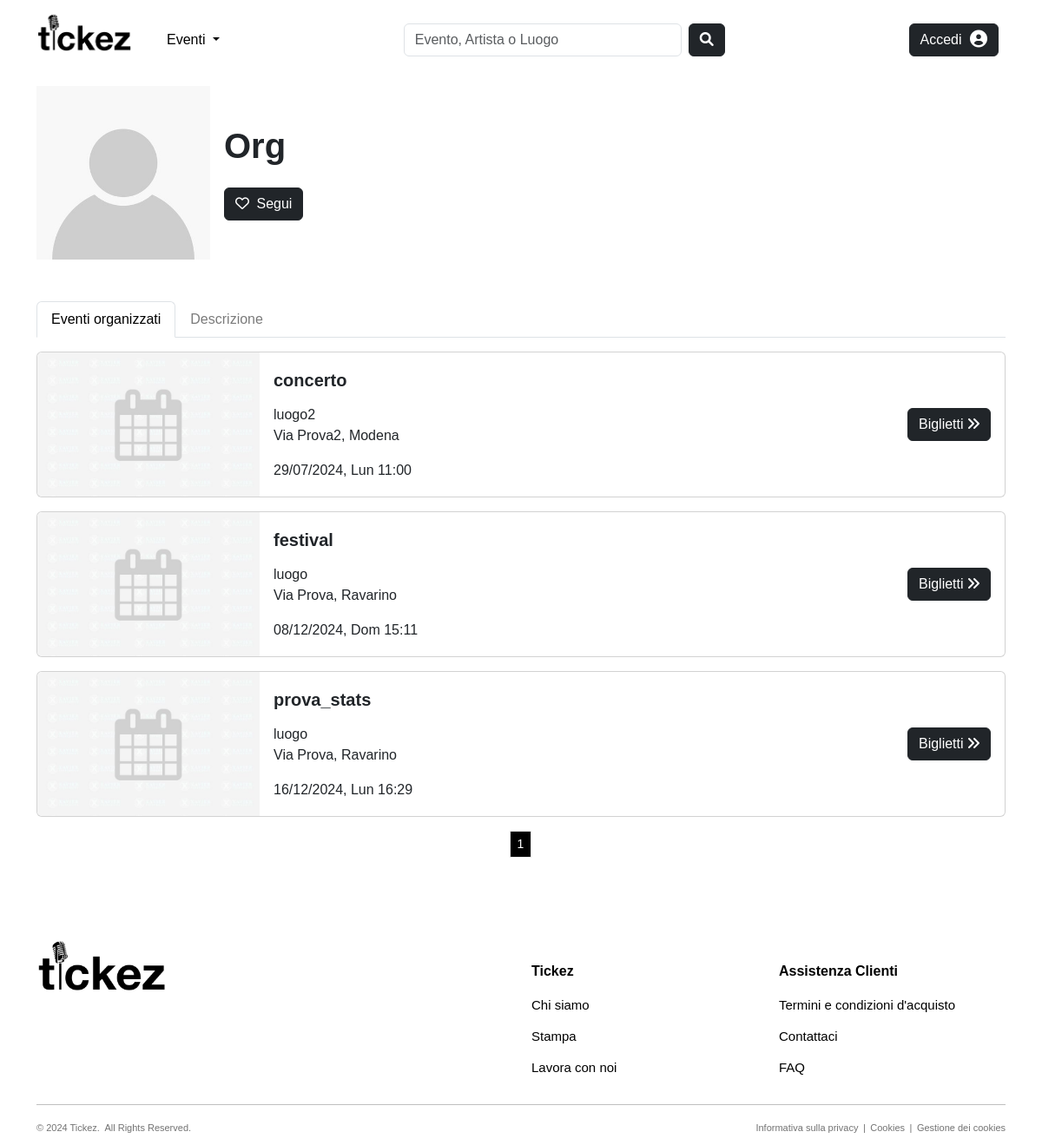
Before: /users/artists/org-5/ with the older database file.
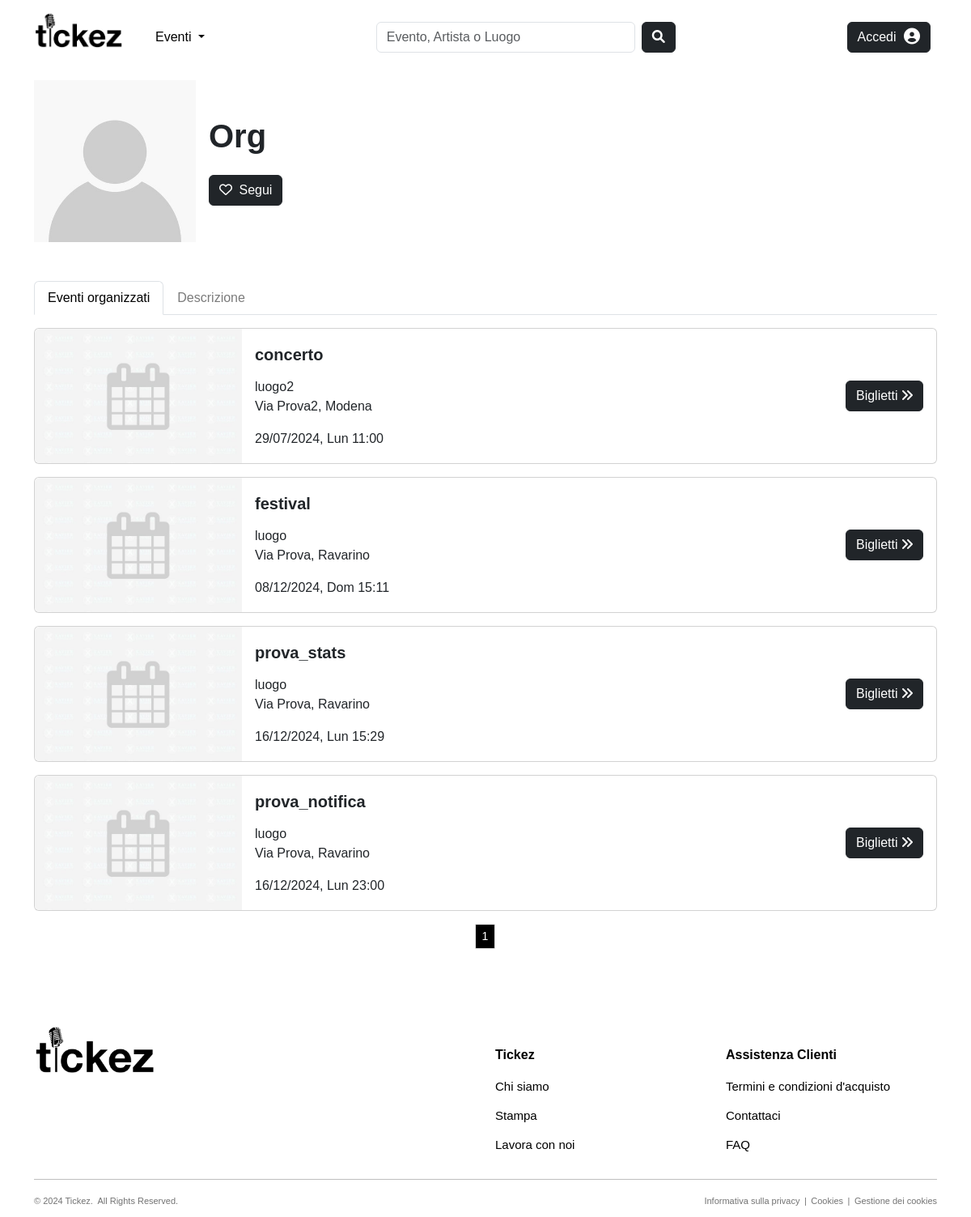
After: the same page with the newer database file.
### users/models.py (models this page shows, shortened)
class Organizzatore(models.Model):
    nome = models.CharField(max_length=50, null=False, blank=False)
    slug = models.SlugField(max_length=100, null=False, blank=True, unique=True)
    email = models.EmailField(max_length=255, null=False, blank=False, unique=True)
    descrizione = models.TextField(null=True, blank=True, default='')
    immagine_profilo = models.ImageField(null=True, blank=True, upload_to="images/organizers")
    user = models.OneToOneField(User, on_delete=models.CASCADE)
    followers = models.ManyToManyField(Utente, blank=True, default=None, related_name='organizzatori_preferiti')
    @property # trasforma un metodo di una classe in un attributo di sola lettura
    def immagine_profilo_url(self):
        if self.immagine_profilo and hasattr(self.immagine_profilo, 'url'):
            return self.immagine_profilo.url
        else:
            return join(settings.STATIC_URL, 'images/defaults/default_user.jpg')
    class Meta:
        verbose_name_plural = 'Organizzatori'

### products/models.py (models this page shows, shortened)
class Evento(models.Model):
    CATEGORY_CHOICES = [('Concerti', 'Concerti'), ('Festival', 'Festival'), ('Teatro', 'Teatro')]
    nome = models.CharField(max_length=100, null=False, blank=False)
    slug = models.SlugField(max_length=200, null=False,  blank=True, unique=True)
    categoria = models.CharField(max_length=100, choices=CATEGORY_CHOICES, null=False, blank=False)
    data_ora = models.DateTimeField(null=False, blank=False, default=timezone.now)
    locandina = models.ImageField(null=True, blank=True, upload_to="images/events")
    descrizione = models.TextField(null=True, blank=True, default='')
    visualizzazioni = models.IntegerField(null=True, blank=True, default=0)
    organizzatore = models.ForeignKey(to='users.Organizzatore', on_delete=models.CASCADE, null=False, blank=False, related_name='eventi_organizzati')
    luogo = models.ForeignKey(to='common.Luogo', on_delete=models.CASCADE, null=False, blank=False, related_name='eventi_programmati')
    followers = models.ManyToManyField(to='users.Utente', blank=True, default=None, related_name='eventi_preferiti')
    @property # trasforma un metodo di una classe in un attributo di sola lettura
    def locandina_url(self):
        if self.locandina and hasattr(self.locandina, 'url'):
            return self.locandina.url
        else:
            return join(settings.STATIC_URL, 'images/defaults/default_event.jpg')
    def get_absolute_url(self):
        return reverse("products:event-details", kwargs={"slug": self.slug, "pk": self.pk})
    class Meta:
        verbose_name_plural = 'Eventi'

### common/models.py (models this page shows, shortened)
class Luogo(models.Model):
    nome = models.CharField(max_length=50, null=False, blank=False)
    slug = models.SlugField(max_length=200, null=False, blank=True, unique=True)
    indirizzo = models.CharField(max_length=255, null=False, blank=False)
    citta = models.CharField(max_length=100, null=False, blank=False)
    capienza_persone = models.PositiveIntegerField(null=False, blank=False)
    immagine = models.ImageField(null=True, blank=True, upload_to="images/venues")
    followers = models.ManyToManyField(to='users.Utente', blank=True, default=None, related_name='luoghi_preferiti')
    affittuari = models.ManyToManyField(to='users.Organizzatore', blank=True, default=None, related_name='luoghi_affittati')
    class Meta:
        verbose_name_plural = 'Luoghi'

### users/views.py (the view)
# urls.py: path('artists/<slug:slug>-<int:pk>/', views.ArtistDetailView.as_view(), name="artist-details"),
class ArtistDetailView(DetailView):
    model = Organizzatore
    template_name = "users/artist_details.html"
    paginate_by = 4
    def dispatch(self, request, *args, **kwargs):
        try:
            return super().dispatch(request, *args, **kwargs)
        except Http404:
            return redirect('404')
    def get_object(self, queryset=None):
        slug = self.kwargs.get('slug')
        pk = self.kwargs.get('pk')
        return get_object_or_404(Organizzatore, slug=slug, pk=pk)
    def get_context_data(self, **kwargs):
        context = super().get_context_data(**kwargs)
        context['title'] = self.object.nome
        events = self.object.eventi_organizzati.order_by('data_ora')
        paginator = Paginator(events, self.paginate_by)
        events = paginator.get_page(self.request.GET.get('page'))
        context['planned_events'] = events
        return context

### common/context_processors.py (called while the page is built, shortened)
def notifications(request):
    notifications = []
    unread_count = 0
    return {
        'notifications': notifications,
        'unread_count': unread_count,
    }

### users/templates/users/artist_details.html (shortened to what this page needs)
{% extends "users/base_users.html" %}
{% load static %}
{% load crispy_forms_tags %}
{% load tz %}
{% block content %}
<div class="container">
  <div class="d-flex align-items-center mb-5">
    <div class="me-3" style="width: 200px; height: 200px;">
        <img src="{{ object.immagine_profilo_url }}" style="width: 100%; height: 100%; object-fit: cover;">
    </div>
    <div style="flex-grow: 1; max-width: calc(100% - 220px);">
        <h1 class="mb-3" style="font-weight:600; word-break: break-word;">{{ object.nome }}</h1>
        {% if request.user.utente or request.user.is_superuser or not request.user.is_authenticated %}
        <form method="POST" action="{% url 'users:toggle-follow' entity_type='organizzatore' entity_pk=object.id %}"> {% csrf_token %}
            <button type="submit" class="btn {% if request.user.utente in object.followers.all %}btn-secondary{% else %}btn-dark{% endif %} mt-2">
                {% if request.user.utente in object.followers.all %}
                    <i class="fas fa-heart me-1"></i> Seguito
                {% else %}
                    <i class="far fa-heart me-1"></i> Segui
                {% endif %}
            </button>
        </form>
        {% endif %}
    </div>
  </div>
    <ul class="nav nav-tabs" id="myTab" role="tablist">
      <li class="nav-item" role="presentation">
        <button class="nav-link active" id="events-tab" data-bs-toggle="tab" data-bs-target="#events" type="button" role="tab" aria-controls="events" aria-selected="false">Eventi organizzati</button>
      </li>
      <li class="nav-item" role="presentation">
        <button class="nav-link" id="description-tab" data-bs-toggle="tab" data-bs-target="#description" type="button" role="tab" aria-controls="description" aria-selected="true">Descrizione</button>
      </li>
    </ul>
    <div class="tab-content">
      <div class="tab-pane mt-3 active" id="events" role="tabpanel" aria-labelledby="events-tab">
        {% if planned_events %}
        {% for e in planned_events %}
        <div class="card mb-3">
            <div class="row g-0">
                <div class="col-4" style="max-width: 256px;">
                    <img src="{{ e.locandina_url }}" class="img-fluid rounded-start" alt="{{ e.nome }}" style="width: 256px; height:166px;">
                </div>
                <div class="col-7">
                    <div class="card-body">
                        <h5 class="card-title mt-1 mb-2" style="font-weight:600; white-space: nowrap; overflow: hidden; text-overflow: ellipsis">{{ e.nome }}</h5>
                        <p class="card-text">{{ e.luogo.nome }}<br>{{e.luogo.indirizzo}}, {{e.luogo.citta}}</p>
                        <p class="card-text">{{e.data_ora|date:"d/m/Y, l"|slice:":15"}} {{e.data_ora|time:"H:i"}}</p>
                    </div>
                </div>
                <div class="card-body col-1 d-flex align-items-center justify-content-end">
                        <a href="{{ e.get_absolute_url }}" class="btn btn-dark">Biglietti <i class="fa fa-angle-double-right" aria-hidden="true"></i></a>
                </div>
            </div>
        </div>
        {% endfor %}
        <nav aria-label="Page navigation">
            <ul class="pagination pagination-sm justify-content-center">
                {% for num in planned_events.paginator.page_range %}
                    {% if planned_events.number == num %}
                        <li class="page-item active" aria-current="page">
                            <span class="page-link">{{ num }}</span>
                        </li>
                    {% elif num > planned_events.number|add:'-2' and num < planned_events.number|add:'2' %}
                        <li class="page-item">
                            <a class="page-link" href="?page={{ num }}">{{ num }}</a>
                        </li>
                    {% endif %}
                {% endfor %}
            </ul>
        </nav>
        {% else %}
            <p>Nessun evento organizzato.</p>
        {% endif %}
      </div>
    </div>
</div>
{% endblock %}

### users/templates/users/base_users.html
{% extends 'base.html' %}
{% load static %}
{% load crispy_forms_tags %}
{% load tz %}

### templates/base.html (shortened to what this page needs)
{% load static %}
{% load crispy_forms_tags %}
{% load tz %}
<!DOCTYPE html>
<html lang="en">
  <head>
    <link rel="stylesheet" href="https://cdn.jsdelivr.net/npm/bootstrap@5.3.3/dist/css/bootstrap.min.css"/>
    <link rel="stylesheet" type="text/css" href="{% static 'css/style.css' %}" />
    <link rel="stylesheet" href="https://cdnjs.cloudflare.com/ajax/libs/font-awesome/6.0.0-beta3/css/all.min.css">
    <link rel="stylesheet" href="https://cdnjs.cloudflare.com/ajax/libs/bootstrap-datepicker/1.9.0/css/bootstrap-datepicker.min.css">
  </head>
  <body>
    {% include 'navbar.html' %}
    <br/>
    {% block content %} {% endblock %}
    <br/><br/>
    {% include 'footer.html' %}
  </body>
</html>

### templates/navbar.html (shortened to what this page needs)
{% load tz %}
<nav class="navbar navbar-light" style="background-color: #ffffff; padding:10px 30px;">
    <div class="container-fluid d-flex justify-content-between align-items-end">
        <div class="d-flex align-items-end">
            <a class="navbar-brand" href="/">
                <img src="/static/images/tickez_logo.jpg" alt="tickez logo" width="110">
            </a>
            <div class="dropdown d-inline ms-4" style="margin-bottom: 7px;">
                <a style="color: black;" class="nav-link dropdown-toggle" href="#" role="button" data-bs-toggle="dropdown" aria-expanded="false">
                    Eventi
                </a>
            </div>
        </div>
        <div>
            <form id="searchFormNavbar" class="d-flex w-100 ms-3 me-3" method="GET" action="{% url 'common:search-results' %}">
                <input class="form-control me-2" type="search" name="keywords" placeholder="Evento, Artista o Luogo" aria-label="Search" style="width: 320px;">
                <button class="btn btn-dark" type="submit"><i class="fas fa-search"></i></button>
            </form>
        </div>
        <div>
            {% if user.is_authenticated %}
            <div class="btn-group me-2">
                <button class="btn btn-dark rounded-end" type="button" data-bs-toggle="dropdown" aria-expanded="false">
                    <i class="fas fa-bell position-relative" style="position: relative;">
                        {% if unread_count > 0 %}
                            <span class="notification-badge" style="position: absolute; top: -4px; right: -2px; width: 9px; height: 9px; background-color: red; border-radius: 50%;"></span>
                        {% endif %}
                    </i>
                </button>
                <ul class="dropdown-menu dropdown-menu-end">
                    {% for notification in notifications %}
                        <li>
                            <div class="d-flex justify-content-between align-items-center">
                                <a class="dropdown-item" href="{{ notification.evento.get_absolute_url }}" {% if not notification.letta %}style="font-weight: bold;"{% endif %}>
                                    {{ notification.testo }}
                                </a>
                                <span class="text-muted me-3" style="font-size: smaller; font-size: 11px; white-space: nowrap;">{{ notification.data_ora|timezone:"Europe/Rome"|date:"d/m/Y H:i" }}</span>
                            </div>
                        </li>
                    {% empty %}
                        <li class="dropdown-item">Nessuna notifica</li>
                    {% endfor %}
                </ul>
            </div>
            <a href={% if user.is_superuser %}"{% url 'users:admin-profile' %}"{% else %}"{% url 'users:profile' %}"{% endif %} class="btn btn-dark me-2">
                <span style="margin-right: 5px;">{{ user }}</span>
                <i class="fas fa-user-circle fa-lg"></i>
            </a>
            <form id="logout-form" method="POST" action="{% url 'users:logout' %}" style="display: inline;">
                {% csrf_token %}
                <button type="submit" class="btn btn-dark">
                    <i class="fas fa-sign-out-alt"></i>
                </button>
            </form>
            {% else %}
            <a href="{% url 'users:login' %}" class="btn btn-dark me-2">
                <span style="margin-right: 5px;">Accedi</span>
                <i class="fas fa-user-circle fa-lg"></i>
            </a>
            {% endif %}
        </div>
    </div>
</nav>

### templates/footer.html
<footer class="site-footer">
    <div class="container">
      <div class="row">
        <div class="col-md-6 col-sm-12">
          <a href="/"><img width="150" heigth="150" src="/static/images/tickez_logo.jpg"/></a>
        </div>
        <div class="col-md-3 col-xs-12">
          <h6>Tickez</h6>
          <ul class="footer-links">
            <li><p>Chi siamo</p></li>
            <li><p>Stampa</p></li>
            <li><p>Lavora con noi</p></li>
          </ul>
        </div>
        <div class="col-md-3 col-xs-12">
          <h6>Assistenza Clienti</h6>
          <ul class="footer-links">
            <li><p>Termini e condizioni d'acquisto</p></li>
            <li><p>Contattaci</p></li>
            <li><p>FAQ</p></li>
          </ul>
        </div>
      </div>
      <hr>
    </div>
    <div class="container">
      <div class="row">
        <div class="col-md-6 col-xs-12">
          <p class="copyright-text">&copy; 2024 Tickez.&ensp;All Rights Reserved.</p>
        </div>
        <div class="col-md-6 col-xs-12">
            <p class="cookies-text">Informativa sulla privacy&ensp;|&ensp;Cookies&ensp;|&ensp;Gestione dei cookies</p>
        </div>
      </div>
    </div>
</footer>

### static/css/style.css (style rules this page uses)
body { font-family: 'Helvetica', 'Arial', sans-serif; }
.page-link { background-color: #ffffff; color: #000000; border-color:#e7e7e7; }
.page-item.active .page-link { background-color: #000000; color: #ffffff; border-color:#e7e7e7; }
.nav-link { color: #7b7b7b; }
.site-footer { background-color:#ffffff; padding:30px 0 10px; font-size:15px; line-height:20px; color:#000000; }
.site-footer h6 { color:#000000; font-weight:600; font-size:16px; margin-top:27px; margin-bottom:20px; }
.footer-links { padding-left:0; list-style:none }
.footer-links li { display:block }
.copyright-text { font-size:11px; color:#737373; margin:0 }
.cookies-text { font-size:11px; color:#737373; margin:0 }
@media (min-width: 768px) { .cookies-text { text-align: right; } }

Changed rows visible on the page:
changed Evento "prova_stats": data_ora "16:29" → "15:29"
added Evento: nome "prova_notifica", luogo.nome "luogo", luogo.indirizzo "Via Prova", luogo.citta "Ravarino", data_ora "16/12/2024, Lun", data_ora "23:00"
